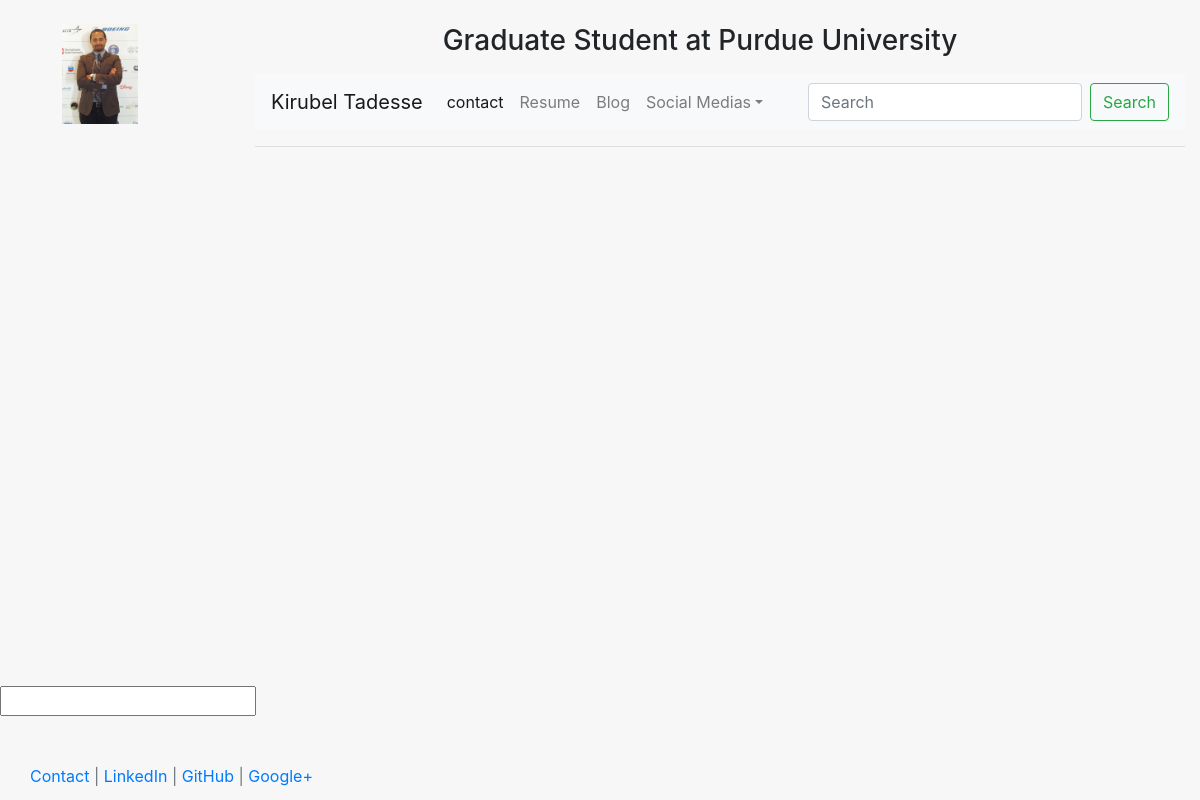
/blog/, run on an earlier commit of the app's database.
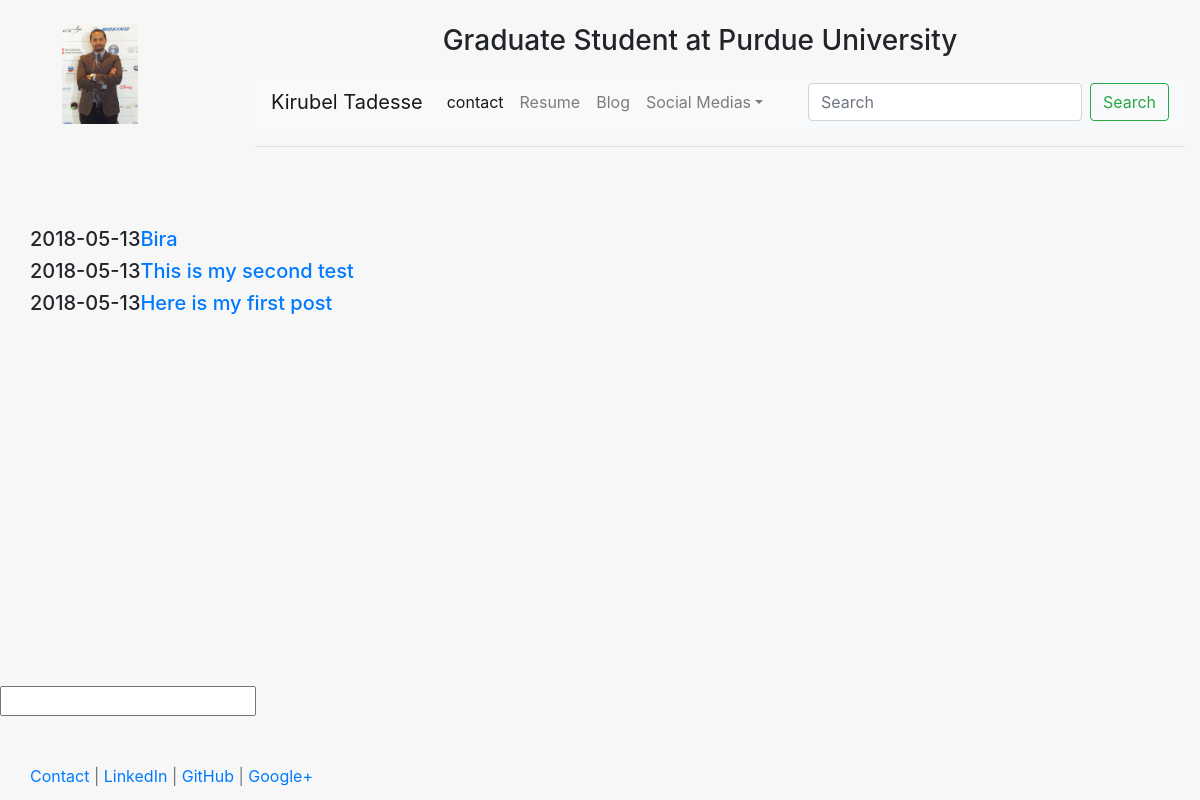
And on a later commit of the database.
### blog/models.py (models this page shows, shortened)
class Post(models.Model):
	title = models.CharField(max_length=140)
	body = models.TextField()
	date = models.DateTimeField()

### blog/templates/blog/blog.html
{% extends "personal/header.html" %}
{% block content %}
	{% for post in object_list %}
		<h5>{{ post.date|date:"Y-m-d" }}<a href="/blog/{{post.id}}">{{post.title}}</a> </h5>
	{% endfor %}
{% endblock%}

### personal/templates/personal/header.html (shortened to what this page needs)
<!DOCTYPE html>
<html lang="en">
<html>
	<head>
		{% load staticfiles %}
		<link rel="stylesheet" href="https://stackpath.bootstrapcdn.com/bootstrap/4.1.1/css/bootstrap.min.css">
	</head>
	<body class="body" style="background-color:#f7f7f7">
		<div class="container-fluid" style="min-height:95%;">
		<div class="row">
		<div class="col-sm">
			<br>
			<center>
				<img src="{% static 'personal/img/profile.jpg' %}" class="img-responsive" style="max-height:100px;" alt='face'>
			</center>
		</div>
		<div class="col-sm-10">
			<br>
			<center>
			<h3> Graduate Student at Purdue University </h3>
			</center>
			<dir class="row">
				<div class="col-sm">
					<nav class="navbar navbar-expand-lg navbar-light bg-light">
						<a class="navbar-brand" href="/">Kirubel Tadesse</a>
					<div class="collapse navbar-collapse" id="navbarSupportedContent">
						<ul class="navbar-nav mr-auto">
							<li class="nav-item active">
								<a class="nav-link" href="/contact/">contact<span class="sr-only">(current)</span></a>
							</li>
							<li class="nav-item">  <a class="nav-link" href="/resume/">Resume</a>	</li>
							<li class="nav-item">  <a class="nav-link" href="/blog/">Blog</a>	</li>
							<li class="nav-item dropdown">
								<a class="nav-link dropdown-toggle" href="#" id="navbarDropdown" role="button" data-toggle="dropdown" aria-haspopup="true" aria-expanded="false">Social Medias</a>
					</li>
					  </ul>
					  <form class="form-inline my-2 my-lg-0">
					   <input class="form-control mr-sm-2" type="search" placeholder="Search" aria-label="Search">
					<button class="btn btn-outline-success my-2 my-sm-0" type="submit">Search</button>
					  </form>
					</div>
					</nav>
					<hr>
				</div>
			</div>
				<div class="col-sm-10">
					<div class='container-fluid'>
					<br><br>
						{% block content %}
						{% endblock %}
					</div>
				</div>
			</div>
		</div>
		<form class="" action="index.html" method="post">
			<input type="text" name="" value="">
		</form>
	</body>
	<br><br>
	<footer class="footer">
		<div class="container" style='margin-left:15px'>
			<p class="text-muted"><a href="/contact/" target="blank">Contact</a> | <a href="https://www.linkedin.com/in/kirubeltadesse/" target="blank">LinkedIn</a> | <a href="https://github.com/kirubeltadesse" target="blank"> GitHub</a>
			| <a href="https://plus.google.com/u/1/104889618200495871333" target="blank">Google+</a></p>
		</div>
	</footer>
</html>

### personal/templates/personal/header.html (style rules this page uses)
html, body { height:95% }

What changed in the data, as far as the page shows it:
added Post: date "2018-05-13", title "Bira"
added Post: date "2018-05-13", title "This is my second test"
added Post: date "2018-05-13", title "Here is my first post"
